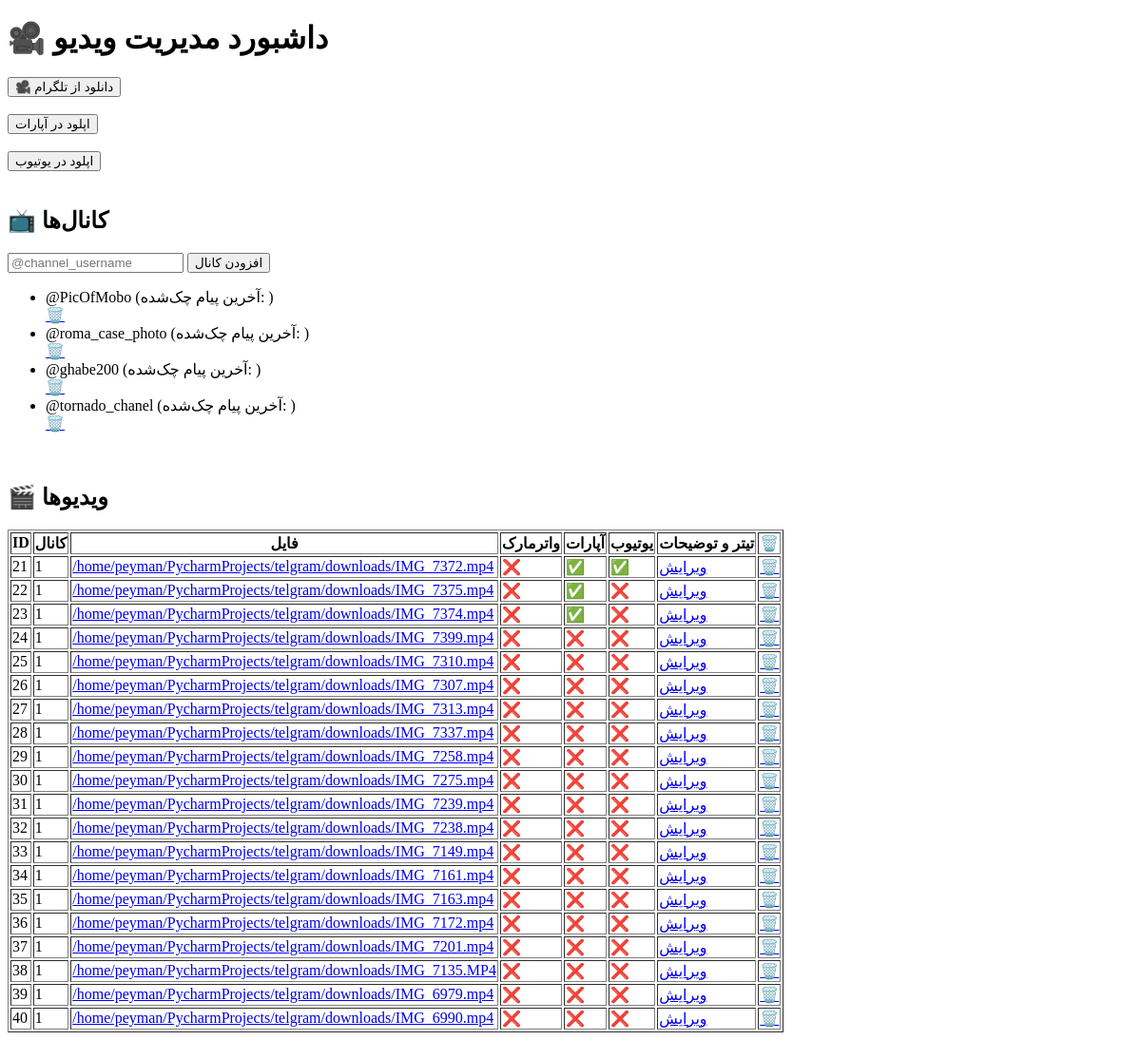
Before: / with the older database file.
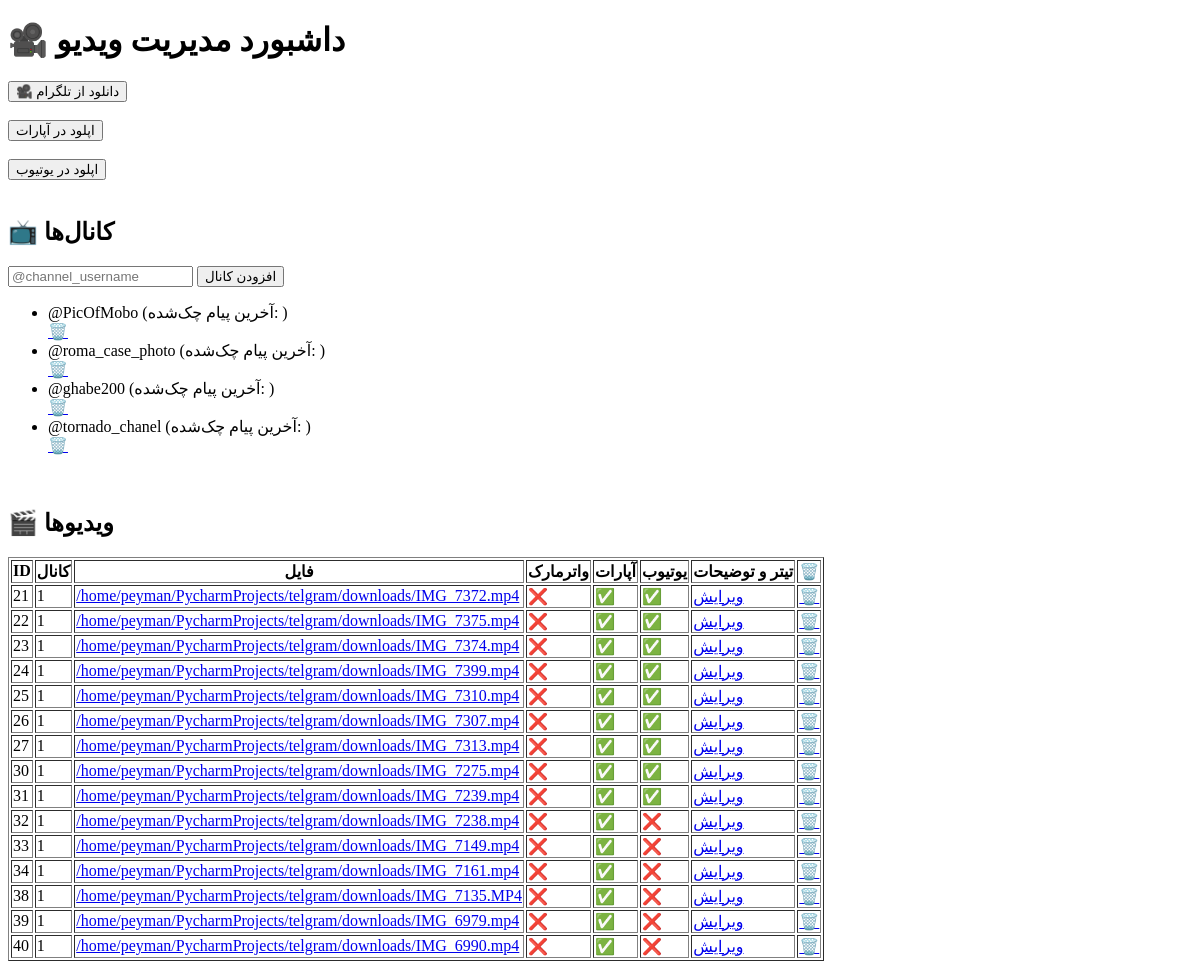
After: the same page with the newer database file.
### tables this page shows
CREATE TABLE channels (
    id INTEGER PRIMARY KEY AUTOINCREMENT,
    username TEXT UNIQUE,
    added_at TEXT,
    last_checked_message_id INTEGER
);

CREATE TABLE "videos" (
	"id"	INTEGER,
	"telegram_message_id"	INTEGER,
	"channel_id"	INTEGER,
	"file_unique_id"	TEXT,
	"file_path"	TEXT,
	"caption"	TEXT,
	"downloaded_at"	TEXT,
	"watermarked_path"	TEXT,
	"uploaded_aparat"	INTEGER DEFAULT 0,
	"aparat_link"	TEXT,
	"uploaded_youtube"	INTEGER DEFAULT 0,
	"youtube_link"	TEXT,
	"uploaded_instagram"	INTEGER DEFAULT 0,
	"instagram_link"	TEXT,
	"title"	 TEXT,
	"description"	TEXT,
	PRIMARY KEY("id" AUTOINCREMENT),
	FOREIGN KEY("channel_id") REFERENCES "channels"("id")
);

### app.py (the view)
@app.route("/")
def dashboard():
    channels = database.get_channels()
    videos = database.get_all_videos()
    return render_template("dashboard.html", channels=channels, videos=videos)

### database.py (called while the page is built)
def get_connection():
    return sqlite3.connect(DB_PATH)

def get_channels():
    with get_connection() as conn:
        c = conn.cursor()
        c.execute('SELECT id, username, last_checked_message_id FROM channels')
        return c.fetchall()

def get_all_videos():
    with get_connection() as conn:
        c = conn.cursor()
        c.execute('SELECT * FROM videos')
        return c.fetchall()

### templates/dashboard.html (shortened to what this page needs)
<!doctype html>
<html lang="fa">
<head>
</head>
<body>
<h1>🎥 داشبورد مدیریت ویدیو</h1>
<form action="{{ url_for('download_from_telegram') }}" method="post">
    <button type="submit">🎥 دانلود از تلگرام</button>
</form>
<br>
<form action="{{ url_for('upload_all_aparat') }}" method="post">
    <button type="submit">اپلود در آپارات</button>
</form>
<br>
<form action="{{ url_for('upload_all_youtube') }}" method="post">
    <button type="submit">اپلود در یوتیوب</button>
</form>
<br>
<h2>📺 کانال‌ها</h2>
<form method="POST" action="/add_channel">
    <input type="text" name="username" placeholder="@channel_username" required>
    <button type="submit">افزودن کانال</button>
</form>
<ul>
    {% for ch in channels %}
        <li>{{ ch[1] }} (آخرین پیام چک‌شده: {{ ch[3] }})</li>
        <a href="/delete_channel/{{ ch[0] }}" onclick="return confirm('حذف شود؟')">🗑️</a>
    {% endfor %}
</ul>
<br>
<h2>🎬 ویدیوها</h2>
<table border="1">
    <tr>
        <th>ID</th>
        <th>کانال</th>
        <th>فایل</th>
        <th>واترمارک</th>
        <th>آپارات</th>
        <th>یوتیوب</th>
        <th>تیتر و توضیحات</th>
        <th>🗑️</th>
    </tr>
    {% for v in videos %}
        <tr>
            <td>{{ v[0] }}</td>
            <td>{{ v[2] }}</td>
            <td><a target="_blank" href="{{ url_for('download_file', filename=v[4].split('/')[-1]) }}">{{ v[4] }}</a></td>
            <td>{{ "✅" if v[7] else "❌" }}</td>
            <td>{{ "✅" if v[8] else "❌" }}</td>
            <td>{{ "✅" if v[10] else "❌" }}</td>
            <td><a href="{{ url_for('edit_video', video_id=v[0]) }}">ویرایش</a></td>
            <td><a href="/delete_video/{{ v[0] }}" onclick="return confirm('این ویدیو حذف شود؟')">🗑️</a></td>
        </tr>
    {% endfor %}
</table>
</body>
</html>

Changed rows visible on the page:
removed videos: id "28", channel "1", file_path "/home/peyman/PycharmProjects/telgram/downloads/IMG_7337.mp4", value "❌", uploaded_aparat "❌", uploaded_youtube "❌"
removed videos: id "29", channel "1", file_path "/home/peyman/PycharmProjects/telgram/downloads/IMG_7258.mp4", value "❌", uploaded_aparat "❌", uploaded_youtube "❌"
removed videos: id "35", channel "1", file_path "/home/peyman/PycharmProjects/telgram/downloads/IMG_7163.mp4", value "❌", uploaded_aparat "❌", uploaded_youtube "❌"
removed videos: id "36", channel "1", file_path "/home/peyman/PycharmProjects/telgram/downloads/IMG_7172.mp4", value "❌", uploaded_aparat "❌", uploaded_youtube "❌"
removed videos: id "37", channel "1", file_path "/home/peyman/PycharmProjects/telgram/downloads/IMG_7201.mp4", value "❌", uploaded_aparat "❌", uploaded_youtube "❌"
changed videos "/home/peyman/PycharmProjects/telgram/downloads/IMG_7375.mp4": uploaded_youtube "❌" → "✅"
changed videos "/home/peyman/PycharmProjects/telgram/downloads/IMG_7374.mp4": uploaded_youtube "❌" → "✅"
changed videos "/home/peyman/PycharmProjects/telgram/downloads/IMG_7399.mp4": uploaded_aparat "❌" → "✅"; uploaded_youtube "❌" → "✅"
changed videos "/home/peyman/PycharmProjects/telgram/downloads/IMG_7310.mp4": uploaded_aparat "❌" → "✅"; uploaded_youtube "❌" → "✅"
changed videos "/home/peyman/PycharmProjects/telgram/downloads/IMG_7307.mp4": uploaded_aparat "❌" → "✅"; uploaded_youtube "❌" → "✅"
changed videos "/home/peyman/PycharmProjects/telgram/downloads/IMG_7313.mp4": uploaded_aparat "❌" → "✅"; uploaded_youtube "❌" → "✅"
changed videos "/home/peyman/PycharmProjects/telgram/downloads/IMG_7275.mp4": uploaded_aparat "❌" → "✅"; uploaded_youtube "❌" → "✅"
changed videos "/home/peyman/PycharmProjects/telgram/downloads/IMG_7239.mp4": uploaded_aparat "❌" → "✅"; uploaded_youtube "❌" → "✅"
changed videos "/home/peyman/PycharmProjects/telgram/downloads/IMG_7238.mp4": uploaded_aparat "❌" → "✅"
changed videos "/home/peyman/PycharmProjects/telgram/downloads/IMG_7149.mp4": uploaded_aparat "❌" → "✅"
changed videos "/home/peyman/PycharmProjects/telgram/downloads/IMG_7161.mp4": uploaded_aparat "❌" → "✅"
changed videos "/home/peyman/PycharmProjects/telgram/downloads/IMG_7135.MP4": uploaded_aparat "❌" → "✅"
changed videos "/home/peyman/PycharmProjects/telgram/downloads/IMG_6979.mp4": uploaded_aparat "❌" → "✅"
changed videos "/home/peyman/PycharmProjects/telgram/downloads/IMG_6990.mp4": uploaded_aparat "❌" → "✅"
